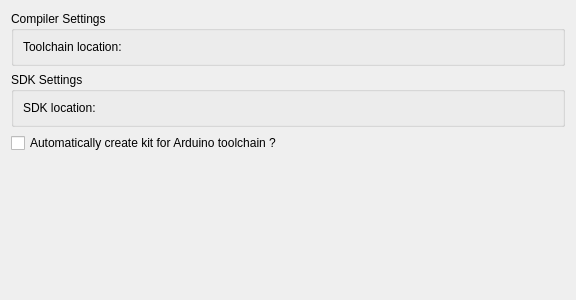
<?xml version="1.0" encoding="UTF-8"?>
<ui version="4.0">
 <class>ArduinoSettingsWidget</class>
 <widget class="QWidget" name="ArduinoSettingsWidget">
  <property name="geometry">
   <rect>
    <x>0</x>
    <y>0</y>
    <width>576</width>
    <height>300</height>
   </rect>
  </property>
  <property name="windowTitle">
   <string>Form</string>
  </property>
  <layout class="QVBoxLayout" name="verticalLayout">
   <item>
    <widget class="QGroupBox" name="groupBoxCompilerSettings">
     <property name="title">
      <string>Compiler Settings</string>
     </property>
     <layout class="QVBoxLayout" name="verticalLayout_2">
      <item>
       <layout class="QHBoxLayout" name="horizontalLayout">
        <item>
         <widget class="QLabel" name="labelToolchainLocation">
          <property name="text">
           <string>Toolchain location:</string>
          </property>
         </widget>
        </item>
        <item>
         <widget class="Utils::PathChooser" name="ToolchainLocationPathChooser" native="true">
          <property name="sizePolicy">
           <sizepolicy hsizetype="Expanding" vsizetype="Preferred">
            <horstretch>0</horstretch>
            <verstretch>0</verstretch>
           </sizepolicy>
          </property>
         </widget>
        </item>
       </layout>
      </item>
     </layout>
    </widget>
   </item>
   <item>
    <widget class="QGroupBox" name="groupBoxSdkSettings">
     <property name="title">
      <string>SDK Settings</string>
     </property>
     <layout class="QVBoxLayout" name="verticalLayout_3">
      <item>
       <layout class="QHBoxLayout" name="horizontalLayout_2">
        <item>
         <widget class="QLabel" name="labelSdkLocation">
          <property name="text">
           <string>SDK location:</string>
          </property>
         </widget>
        </item>
        <item>
         <widget class="Utils::PathChooser" name="SdkLocationPathChooser" native="true">
          <property name="sizePolicy">
           <sizepolicy hsizetype="Expanding" vsizetype="Preferred">
            <horstretch>0</horstretch>
            <verstretch>0</verstretch>
           </sizepolicy>
          </property>
         </widget>
        </item>
       </layout>
      </item>
     </layout>
    </widget>
   </item>
   <item>
    <widget class="QCheckBox" name="checkBox">
     <property name="text">
      <string>Automatically create kit for Arduino toolchain ?</string>
     </property>
    </widget>
   </item>
   <item>
    <spacer name="verticalSpacer">
     <property name="orientation">
      <enum>Qt::Vertical</enum>
     </property>
     <property name="sizeHint" stdset="0">
      <size>
       <width>20</width>
       <height>40</height>
      </size>
     </property>
    </spacer>
   </item>
  </layout>
 </widget>
 <customwidgets>
  <customwidget>
   <class>Utils::PathChooser</class>
   <extends>QWidget</extends>
   <header location="global">utils/pathchooser.h</header>
   <container>1</container>
  </customwidget>
 </customwidgets>
 <resources/>
 <connections/>
</ui>
